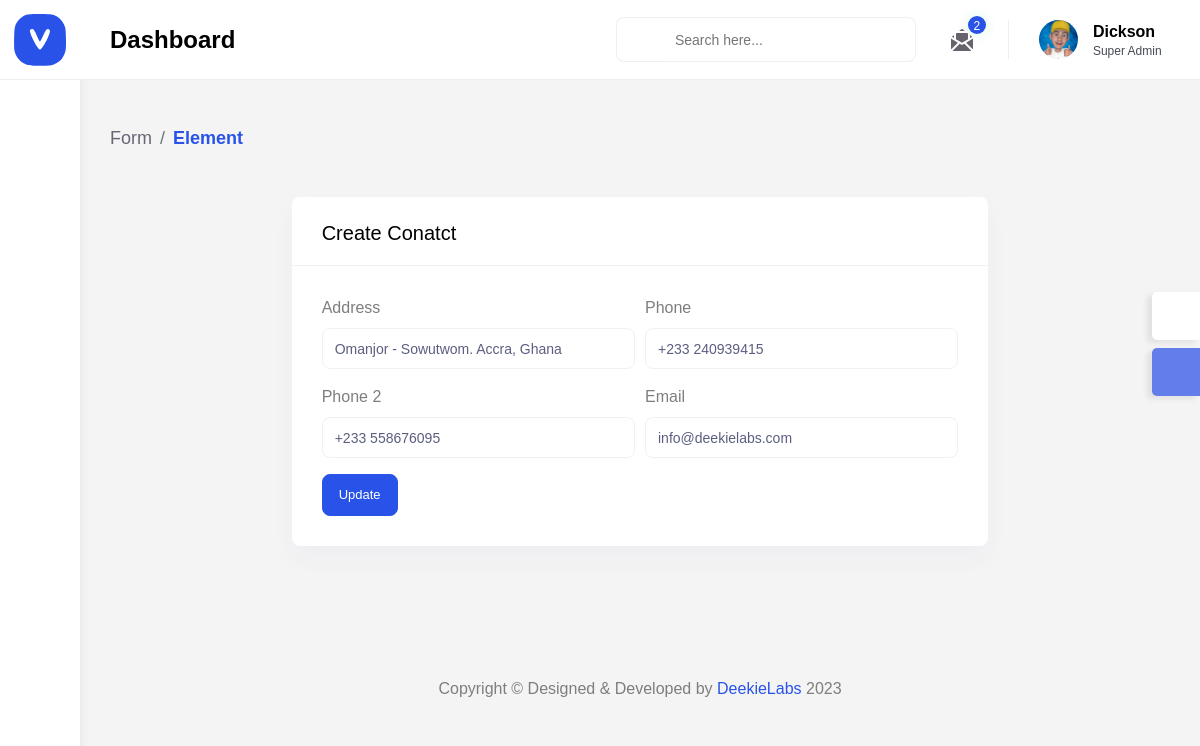
The app's page /dashboard/contact/update/358a93a9479a441086b69362ea74f184/ (signed in) with its own data.
### main/models.py (models this page shows, shortened)
class ContactDetails(models.Model):
    address = models.CharField(max_length=150)
    phone = models.CharField(max_length=150)
    phone_2 = models.CharField(max_length=150)
    email = models.EmailField(max_length=254)
    id = models.UUIDField(default=uuid.uuid4, unique=True,
                          primary_key=True, editable=False)

### dashboard/views.py (the view)
# urls.py: path('contact/update/<str:pk>/', views.updateContact, name="update-contact"),
@login_required(login_url="login")
def updateContact(request, pk):
    contact = ContactDetails.objects.get(id=pk)
    user_messages = UserContact.objects.all()
    form = ContactDetailsForm(instance=contact)
    if request.method == "POST":
        form = ContactDetailsForm(request.POST, instance=contact)
        if form.is_valid():
            form.save()
            messages.success(request, "Contact Updated!")
            return redirect('view-contact')
    context = {
        'form':form,
        'user_messages': user_messages
    }
    return render(request, 'dashboard/contact/update-contact.html', context)

### dashboard/forms.py
class ContactDetailsForm(ModelForm):
    class Meta:
        model = ContactDetails
        fields = '__all__'
    def __init__(self, *args, **kwargs):
        super().__init__(*args, **kwargs)
        for field in self.fields.values():
            field.widget.attrs['class'] = 'form-control'

### dashboard/templates/dashboard/contact/update-contact.html (shortened to what this page needs)
{% extends 'layouts/admin.html' %}
{% load static %}
{% block content %}
        <div class="content-body">
            <div class="container-fluid">
                <div class="page-titles">
					<ol class="breadcrumb">
						<li class="breadcrumb-item"><a href="javascript:void(0)">Form</a></li>
						<li class="breadcrumb-item active"><a href="javascript:void(0)">Element</a></li>
					</ol>
                </div>
                <div class="row">
					<div class="col-xl-8 mx-auto col-lg-12">
                        <div class="card">
                            <div class="card-header">
                                <h4 class="card-title">Create Conatct</h4>
                            </div>
                            <div class="card-body">
                                <div class="basic-form">
                                    <form action="" method="POST">
                                        <div class="form-row">
                                            {% for field in form  %}
                                                <div class="form-group col-md-6">
                                                    <label>{{field.label}}</label>
                                                    {{field}}
                                                </div>
                                            {% endfor %}
                                        </div>
                                        <button type="submit" class="btn btn-primary">Update</button>
                                    </form>
                                </div>
                            </div>
                        </div>
					</div>
                </div>
            </div>
        </div>
{% endblock content %}

### records on screen
ContactDetails: form "Omanjor - Sowutwom. Accra, Ghana" "+233 240939415" "+233 558676095" "info@deekielabs.com"

### other values on screen
{{ user_messages.count }} "2"
{{ field.label }} "Address" "Phone" "Phone 2" "Email"
